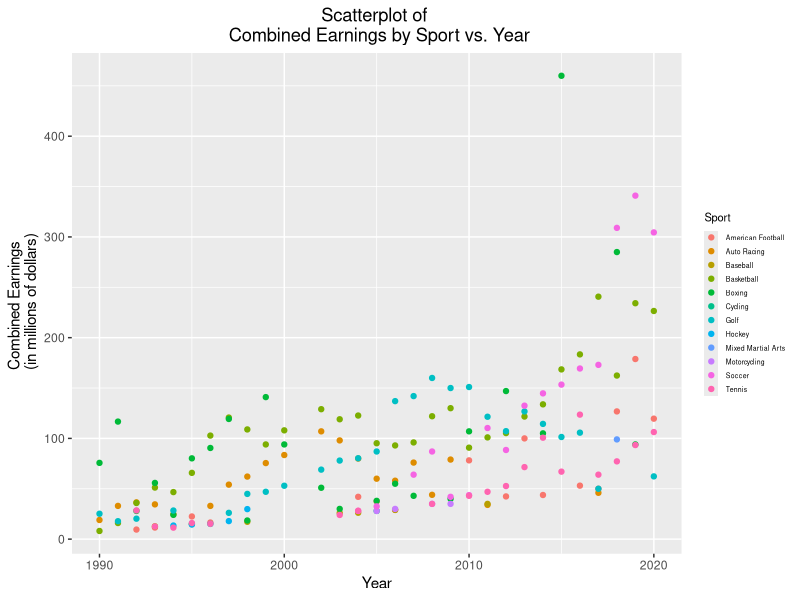
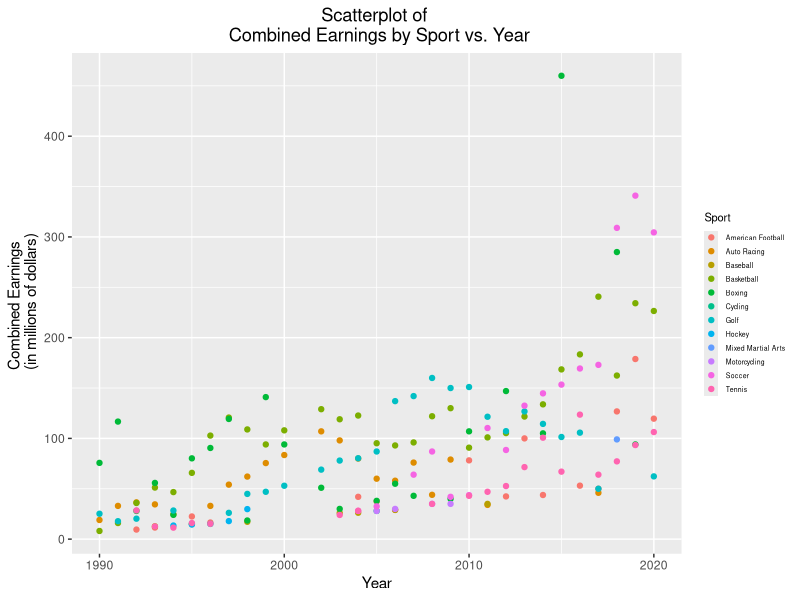

These figures' R source, in order:
library(tidyverse)
library(readr)

ForbesRichestAthletes <- read_csv("source_data/ForbesRichestAthletes.csv")
Sport_Earnings <- read_csv("derived_data/Sport_Earnings.csv")

ggplot(data = Sport_Earnings, aes(x = Year, y = total_earnings)) +
  geom_point(aes(color = new_Sport)) +
  xlab("Year") +
  ylab("Combined Earnings \n (in millions of dollars)") +
  ggtitle("Scatterplot of \n Combined Earnings by Sport vs. Year") +
  theme(plot.title = element_text(hjust = 0.5)) +
  guides(color = guide_legend(title = "Sport")) +
  theme(legend.text = element_text(size=5),
        legend.key.size = unit(0.35, 'cm'),
        legend.title = element_text(size=8))

ggsave("Scatterplot1204.png", path ="/home/rstudio/work/figures", 
       width = 5, height = 3)

